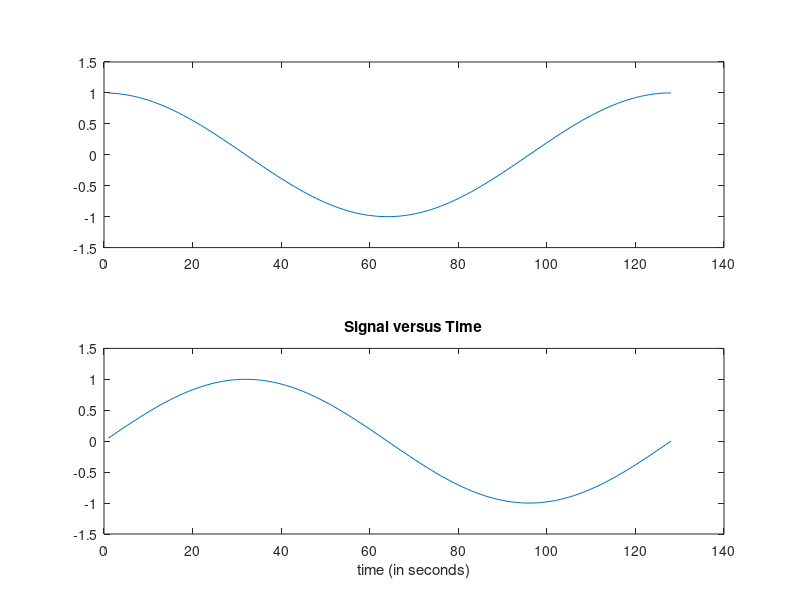
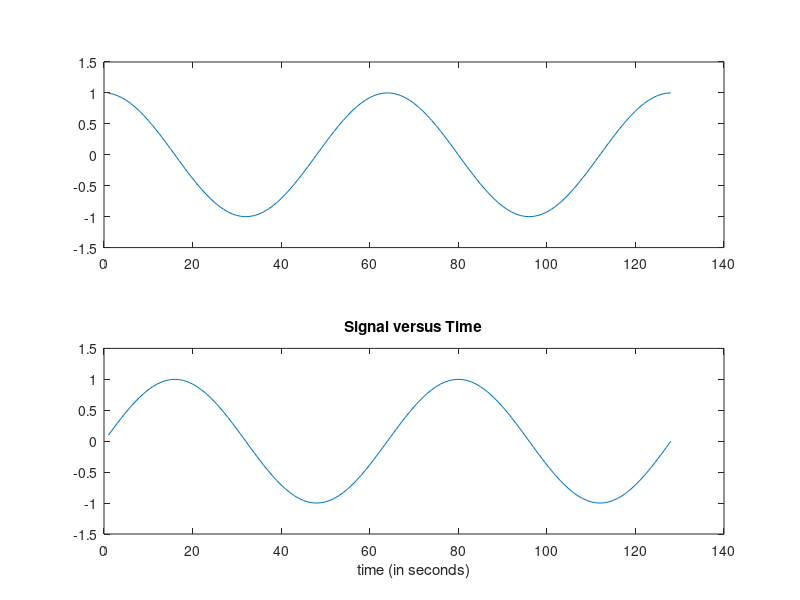
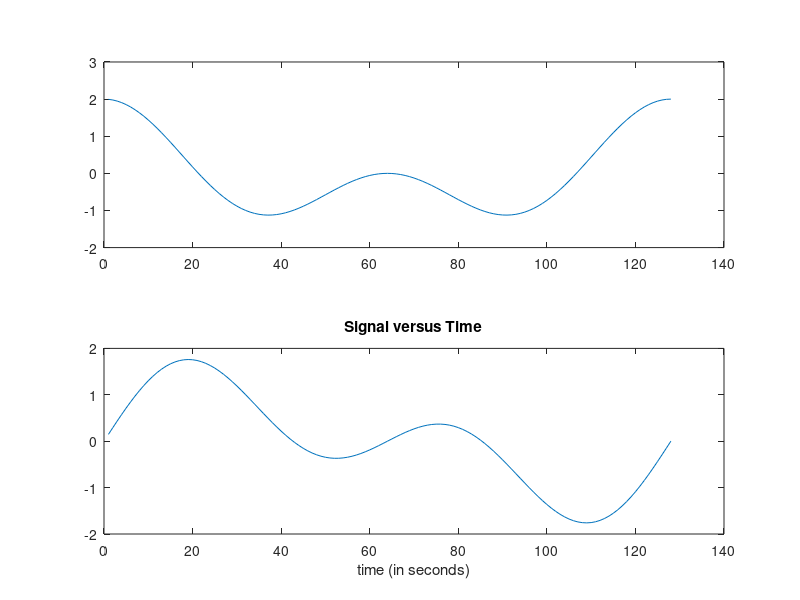
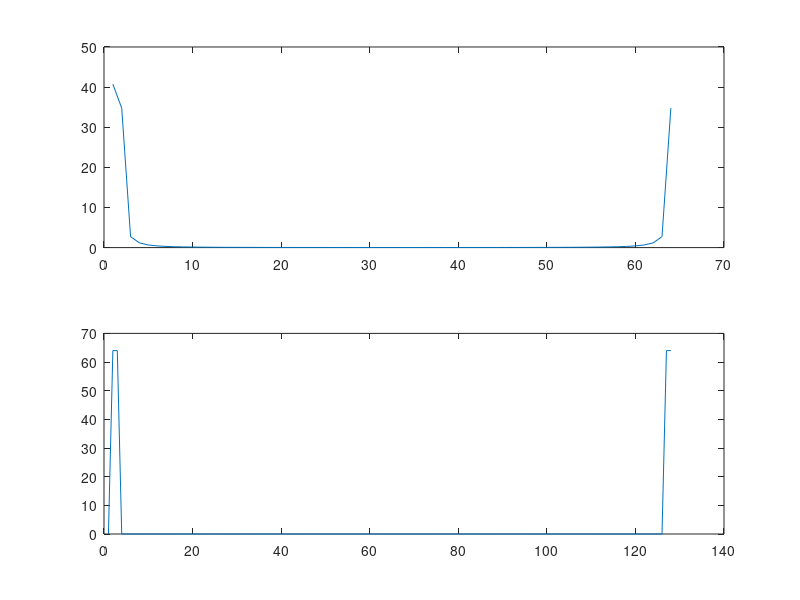

Reproduce these figures in MATLAB, in order.
close all;
%%Time specifications:
Fs = 128;                   % samples per second
dt = 1/Fs;                   % seconds per sample
StopTime = 0.25;             % seconds
t = (0:dt:StopTime-dt)';     % seconds

zReal = zeros(1,Fs);
zImag = zeros(1,Fs);

xReal = zeros(1,Fs);
xImag = zeros(1,Fs);

yReal = zeros(1,Fs);
yImag = zeros(1,Fs);

fftR= zeros(1,Fs);
fftI = zeros(1,Fs);


%%Sine wave:
angle = 0.02;
Fc = 60;
z = complex(1.0, 0.0);
z1 = complex(cos(2*pi/64), sin(2*pi/64));

x = complex(1.0, 0.0);
x1 = complex(cos(2*pi/128), sin(2*pi/128));

for i = 1:Fs
    z = z * z1;
    x = x * x1;
    xImag(i) = imag(x);
    xReal(i) = real(x);
    
    zImag(i) = imag(z);
    zReal(i) = real(z);
end


% Plot the signal versus time:

%% 128
figure;
subplot(2,1,1);
plot(xReal);
subplot(2,1,2);
plot(xImag);

xlabel('time (in seconds)');
title('Signal versus Time');
zoom xon;
%% 64
figure;
subplot(2,1,1);
plot(zReal);
subplot(2,1,2);
plot(zImag);

xlabel('time (in seconds)');
title('Signal versus Time');
zoom xon;

%% Addition of two (four) sinewaves.

for i = 1:Fs
    yImag(i) = zImag(i) + xImag(i);
    yReal(i) = zReal(i) + xReal(i);
end

figure;
subplot(2,1,1);
plot(yReal);
subplot(2,1,2);
plot(yImag);

xlabel('time (in seconds)');
title('Signal versus Time');
zoom xon;

%% FFT Analysis
figure;
subplot(2,1,1);
plot(abs(fft(yImag(1:64))));
subplot(2,1,2);
plot(abs(fft(yReal(1:128))));